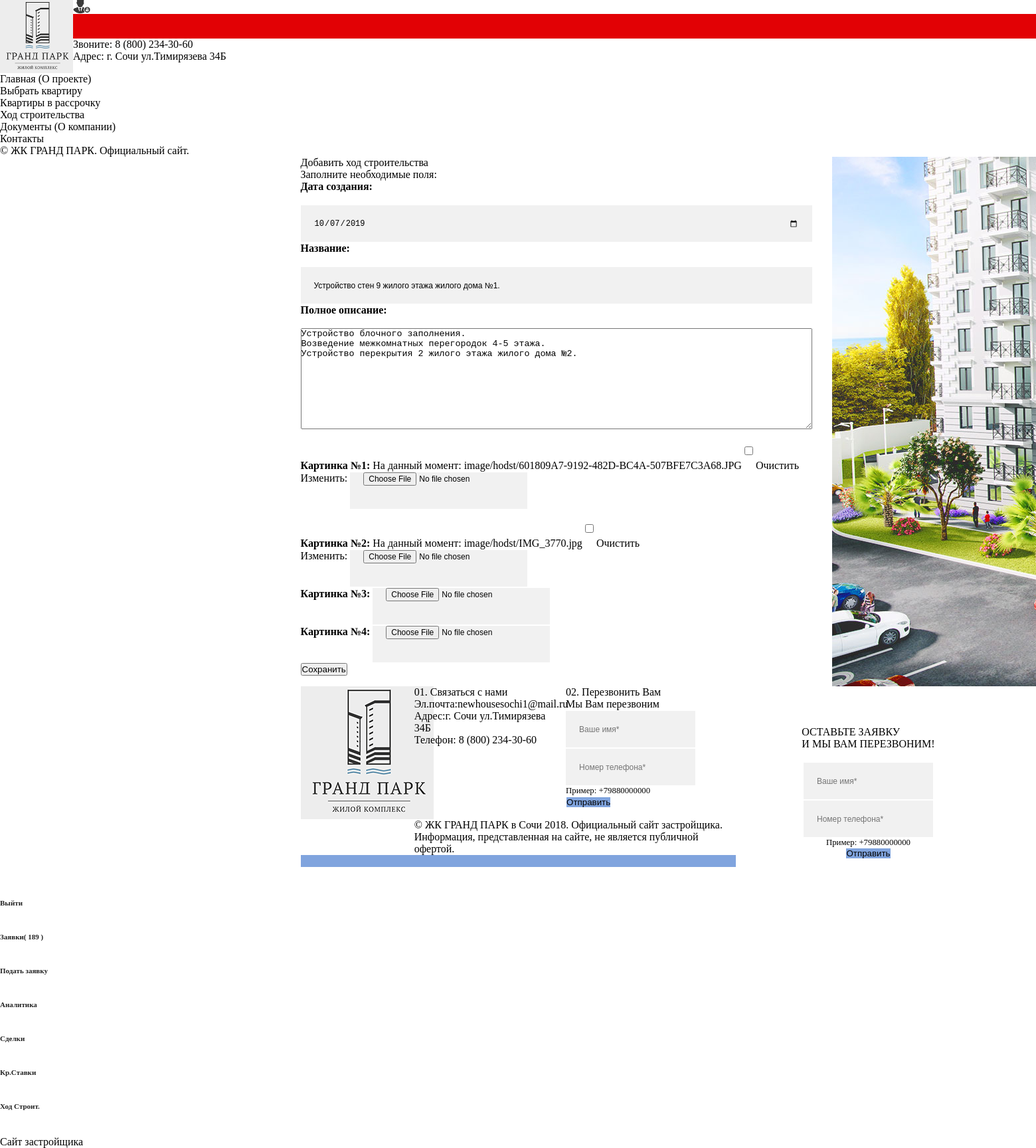
The page /spr/hodst_edit/11 (signed in) on the database its author committed.
### blog/models.py (models this page shows, shortened)
class blog_hod_st(models.Model):
    date_sozd = models.DateField(verbose_name='Дата создания:', null=False,)#default=timezone.now())
    nazv = models.CharField(verbose_name='Название:', max_length=65, blank=False)
    text = models.TextField(verbose_name='Oписание:', max_length=865, blank=False)
    pict1 = models.ImageField(verbose_name='Фото объекта №1', upload_to='image/hodst', blank=True)
    pict2 = models.ImageField(verbose_name='Фото объекта №2', upload_to='image/hodst', blank=True)
    pict3 = models.ImageField(verbose_name='Фото объекта №3', upload_to='image/hodst', blank=True)
    pict4 = models.ImageField(verbose_name='Фото объекта №4', upload_to='image/hodst', blank=True)
    class Meta:
        verbose_name = 'Ход строительства'
        verbose_name_plural = 'Ход строительства'

### blog/views.py (the view)
# urls.py: path(r'hodst_edit/<int:idd>', views.EditPostHodStrView, name='hodstedit'),
@login_required
def EditPostHodStrView(request, idd):
    post = get_object_or_404(blog_hod_st, pk=idd)
    if request.POST:
        form = NewPostHodStrForm(request.POST, request.FILES, instance=post)
        print(form.errors)
        if form.is_valid():
            print(form.errors)
            form.save()
            return redirect('blog:hodstroy')
    else:
        form = NewPostHodStrForm(instance=post)
    return render(request,'blog/hodstblogedit.htm',{'tform':form,})

### zayavka/forms.py
class zayavkaFromSaitForm(forms.ModelForm):
    class Meta:
        model = zayavka
        fields = ('name_kl','tel',)
        widgets = {'name_kl': forms.TextInput(attrs={'placeholder': 'Ваше имя*'}),
                   'tel': forms.TextInput(attrs={'placeholder': 'Номер телефона*'})}

### blog/forms.py
class NewPostHodStrForm(forms.ModelForm):
    class Meta:
        model = blog_hod_st
        fields = ['date_sozd','nazv','text', 'pict1', 'pict2', 'pict3', 'pict4']
        widgets = {
            'date_sozd': forms.TextInput(attrs={'type': 'date'}),
        }

### flats/context_processors.py (called while the page is built)
def main(request):
    if request.POST:
        form = zayavkaFromSaitForm(request.POST)
        if form.is_valid():
            post = form.save(commit=False)
            post.date_sozd = datetime.now()
            post.kanal_pr = 'Заявка с сайта'
            post.status = 'Новая заявка'
            ss = 'От ' + post.name_kl +' тел.'+str(post.tel)
            send_mail('Поступила новая заявка на сайт', ss , 'zhem-otchet@mail.ru',
                      ['sawf@rambler.ru'], fail_silently=False, html_message=ss)
            post.save()
    else:
        form = zayavkaFromSaitForm()
    return {'tn3': zayavka.objects.filter(status='Новая заявка').count(), 'allform':form}

### templates/blog/hodstblogedit.htm (shortened to what this page needs)
{% extends 'main/main.html' %}
{% block content %}
<link rel="stylesheet" href="https://cdnjs.cloudflare.com/ajax/libs/uikit/3.0.0-rc.25/css/uikit.min.css" />
            <div id="wrapper">
                <div class="content-holder">
                    <div class="content">
                        <section >
                            <div class="container">
                                <div class="contact-details-wrap fl-wrap" id="sec1">
                                    <div class="row">
                                    <div class="col-md-8">
<h2 class="uk-text-left">Добавить ход строительства</h2>
<div class="uk-card uk-card-default uk-card-body">
    <form class="uk-grid-small" uk-grid method="POST"  enctype="multipart/form-data">{% csrf_token %}
        <dl class="uk-description-list">
        <dt>Заполните необходимые поля:</dt>
        <ul><li> <b>Дата создания:</b> <br>&#8195;<br>{{  tform.date_sozd }}</li>
            <li> <b>Название:</b> <br>&#8195;<br>{{ tform.nazv }}</li>
            <li> <b>Полное описание:</b> <br>&#8195;<br>{{ tform.text }}</li>
            <li> <b>Картинка №1:</b> {{ tform.pict1 }}</li>
            <li> <b>Картинка №2:</b> {{ tform.pict2 }}</li>
            <li> <b>Картинка №3:</b> {{ tform.pict3 }}</li>
            <li> <b>Картинка №4:</b> {{ tform.pict4 }}</li></ul>
        <dd> <button type="submit" class="save uk-button uk-button-primary">Сохранить</button>&nbsp;</dd>
        </dl>
    </form>
  </div>
 </div>
                                    <div class="col-md-4"><div class="box-item">
                                                <img src="/static/images/bg/bg5.jpg" class="respimg" alt="">
                                            </div>
                                    </div>
                     </div></div></div>
                    </section>
                    </div>
{% endblock %}

### static/home/hamster197/zhem1/demo_arut/home/hamster197/zhem1/demo_arut/static/crm/css/style.css (style rules this page uses)
#wrapper { width: 655px; margin: 0 auto; }
a { text-decoration: none; }

### templates/main/main.html (style rules this page uses)
input { background-color: #f1f1f1; font-size: 12px; height: 55px; padding: 0 20px; border: none; margin: 1px 0; }
@media (min-width: 1000px) { html { overflow: hidden; } }

### templates/blog/hodstblogedit.htm (style rules this page uses)
.uk-link, a { color: inherit; }
textarea#id_text { width: 100%; }
input#id_date_sozd { width: 100%; }
input#id_nazv { width: 100%; }

### rows shown on the page
blog_hod_st: date_sozd "10/07/2019", nazv "Устройство стен 9 жилого этажа жилого дома №1.", text "Устройство блочного заполнения. Возведение межкомнатных перегородок 4-5 этажа. Устройство перекрытия 2 жилого этажа жилого дома №2."

### other values the page prints
{{ tn3 }} "189"
